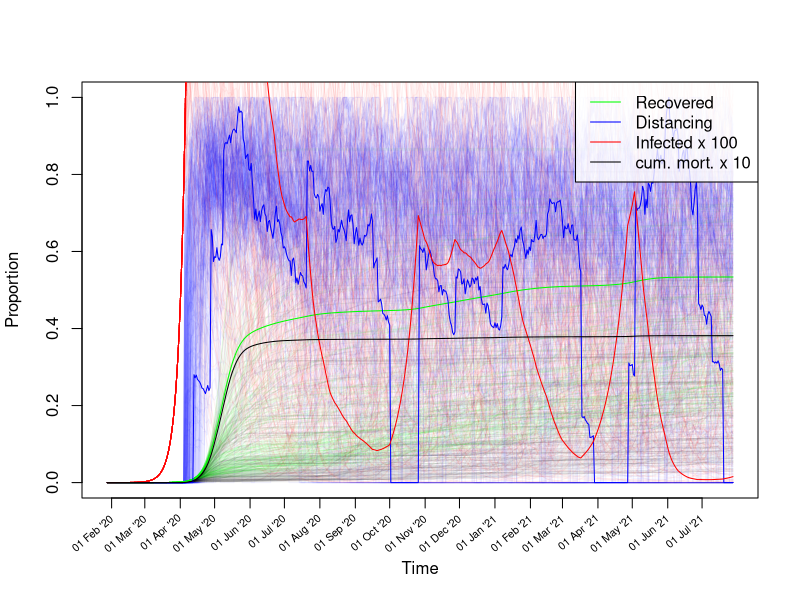
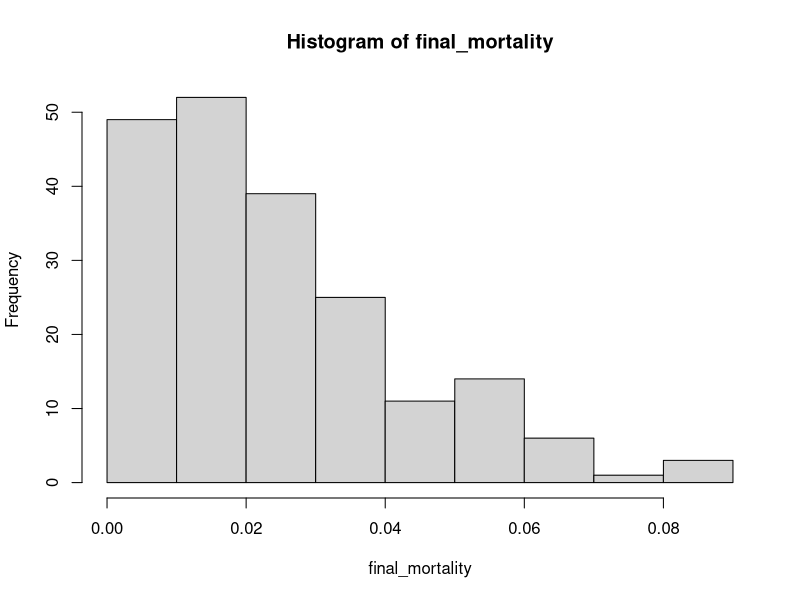
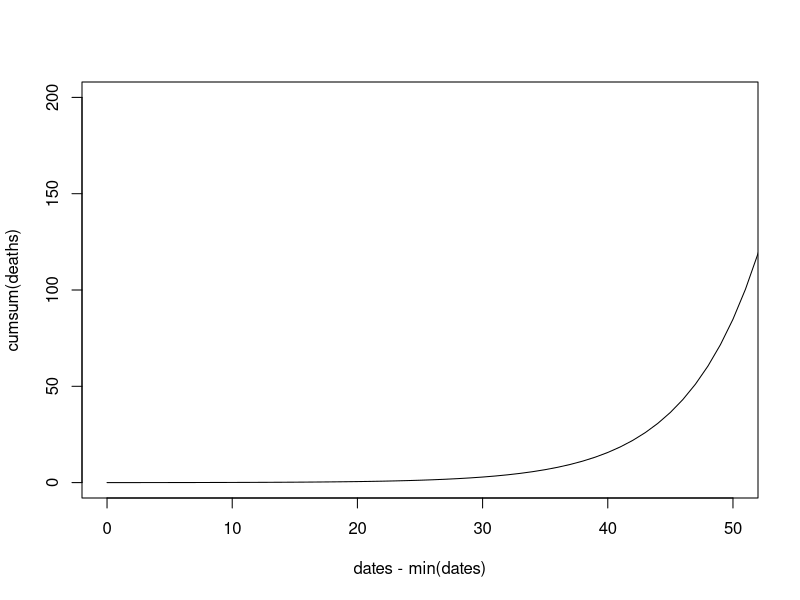

These figures' R source, in order:
## Simulation of management of Covid-19 outbreak in the UK.
library(nleqslv) # for nonlinear solver 'nleqslv'

# Parameters (unit: days) ------------------------------------------------------

## Parameters controlling disease dynamics:
incubation_time <- 5.1 # Period from infection to symptoms from Ferguson et al. 
incubation_time <- incubation_time +1 # fudge to reproduce R0 and generation time 
start_trans_symp <- incubation_time - 0.5 # Period from infection to the start of infectiousness for symptomatic cases Ferguson et al. 
start_trans_asymp <- start_trans_symp # Period from infection to the start of infectiousness for asymptomatic casesFerguson et al. 
prop_symptoms <- 0.2 # Proportion of infected people developing symptoms https://www.thelancet.com/journals/lancet/article/PIIS0140-6736(20)30567-5/fulltext
#prop_symptoms <- 1/3 # Ferguson et al. 
prop_critical <- 0.06 # Proportion of cases becoming critical # https://www.thelancet.com/journals/lancet/article/PIIS0140-6736(20)30567-5/fulltext
mean_generation_time <- 6.5 # Ferguson et al. 
#generation_time_alpha <- 3 # shape parameter of an assumed gamma distribution, https://academic.oup.com/biostatistics/article/12/2/303/280518
generation_time_alpha <- 2 # shape parameter of an assumed gamma distribution, fudge to reproduce r
R0 <- 2.4 # Basic reproductive number for the infection Ferguson et al. 
inf_symp_asymp_ratio <- 2  # ratio of symptomatic to asymptomatic, Ferguson et al.  
UK_population_size <- 66.44e6
pop_size <- UK_population_size

## Parameters controlling mortality:
case_fatality_rate_1 <- 0.009 # case fatality rate when hospitals below capacity
case_fatality_rate_2 <- 0.09 # case fatality rate when hospitals over capacity
hospitalization_rate <- 0.044 # proportion of cases needing hospitalisation
critical_care_rate <- 0.044 * 0.3 # proprtion of cases needing critical care
critical_care_hospital_time <- 10
# number of infected over number of critical care cases at any moment:
hospital_load_factor <- 
  critical_care_rate * critical_care_hospital_time / 
  mean_generation_time # Amount of load on the hospital system
critical_care_beds <- 8175 # uk number of respirators available
## Threshold for proportion infected:
critical_care_beds / (hospital_load_factor * pop_size) 

## Initial linear growth rate of epidemy:
# Formula assuming gamma distribution for generation time
r0 <- (R0^(1/generation_time_alpha)-1) * generation_time_alpha/mean_generation_time;
r0
# doubling time
#exp(r*T_double)==2 -> T_double == log(2)/r
T_double <- log(2)/r0; T_double # consistency check

## Policy and behaviour parameters:
policy_intervention_rate <- 1/6 # see timing of interventions here: https://lab.gedidigital.it/gedi-visual/2020/coronavirus-i-contagi-in-italia/

## For plotting results:
date_matching_cumulative_fatality <- 55
date_matching_cumulative_date <- as.Date("2020-03-16")

# Stages: set up population categories for the different classes of infected and uninfected people 
stages <- c(
  "S", # susceptible
  "Is1", # symptomatic infected no transmission
  "Is2", # symptomatic infected transmission
  "Ia1", # symptomatic asymptomatic no transmission
  "Ia2", # symptomatic asymptomatic transmission
  "R", # recovered or deceased
  c() )
n_stages <- length(stages)

# Infected stages
IStages <- c("Is1", "Is2", "Ia1", "Ia2")

# Infectious (test postive) stages
PStages <- c("Is2", "Ia2")


# Linear dynamics -------------------------------------------------------------

# Later we still need to adjust two parameters, which will be left open for now: 
# Is2_inf: infectiousness of the Is2 stage (which then scales other stages)
# rec_rate: recovery rate of transmitting individuals
# This adjustment is done using the full linear model such as to fit given values for R0 and mean_generation_time.

# Generate the "survival" part of the population matrix

SS_calc <- function(Is2_inf,rec_rate){
  SS <- matrix(0,nrow = n_stages,ncol= n_stages,
               dimnames = list(Next=stages,Current=stages) )
  SS["S","S"] <- 1
  SS["Is2","Is1"] <- 1/start_trans_symp
  SS["Is1","Is1"] <- 1-1/start_trans_symp
  SS["Ia2","Ia1"] <- 1/start_trans_asymp
  SS["Ia1","Ia1"] <- 1-1/start_trans_asymp
  SS["R","Ia2"] <- rec_rate
  SS["Ia2","Ia2"] <- 1-rec_rate
  SS["R","Is2"] <- rec_rate
  SS["Is2","Is2"] <- 1-rec_rate
  SS["R","R"] <- 1
  return(SS)
}

# Density independent factor of the "fertility" (= transmission) matrix
FF0_calc <- function(Is2_inf,rec_rate){
  FF0 <- matrix(0,nrow = n_stages,ncol= n_stages,
                dimnames = list(Next=stages,Current=stages) )
  FF0["Is1","Is2"] <- Is2_inf * prop_symptoms 
  FF0["Ia1","Is2"] <- Is2_inf * (1-prop_symptoms)
  FF0["Is1","Ia2"] <- Is2_inf * prop_symptoms  / inf_symp_asymp_ratio
  FF0["Ia1","Ia2"] <- Is2_inf * (1-prop_symptoms)  / inf_symp_asymp_ratio
  return(FF0)
}

# Calculate the "fertility" (= transmission) part of the population matrix
FF_calc <- function(Is2_inf,rec_rate){
  FF0 <- FF0_calc(Is2_inf,rec_rate)
  return(FF0 * pop_size)
}

## Decide which is the index of the eigenvalue determining linear growth rate:
eigenvalue_index <- function(eig_values){ # input is a list of eigenvalues
  w <- which(abs(eig_values)==eig_values & eig_values != 1)
  return(w[which.max(eig_values[w])])
}

get_mean_generation_time <- function(SS,FF){
  # See page 842 of Bienvenu, F.; Legendre, S. (2015). "A New Approach to the Generation Time in Matrix Population Models" (PDF). The American Naturalist. 185 (6): 834–843. doi:10.1086/681104. PMID 25996867.
  L <- SS+FF
  eig <- eigen(L)
  i <- eigenvalue_index(eig$values)
  w <- eig$vectors[,i]
  t_eig <- eigen(t(L))
  j <- min(which(abs(t_eig$values - eig$values[i])<1e-10))
  v <- t_eig$vectors[,j]
  if(abs(t(v) %*% w)<1e-10) {
    print(c(i,j))
    print(eig$values)
    print(t_eig$values)
    print(w)
    print(v)
    stop("Potential eigenvector index mixup")
  }
  T_gen <- 1 + (t(v) %*% SS %*% w) / (t(v) %*% FF %*% w) 
  return(T_gen)
}

## Calculates both R0 and mean generation time for given SS and FF:
R0_and_Tgen <- function(SS,FF){
  L <- SS + FF
  Tgen <- get_mean_generation_time(SS,FF)
  eig <- eigen(L[IStages,IStages])
  i <- eigenvalue_index(eig$values)
  r <- log(eig$values[i])
  # https://beast.community/estimating_R0
  # https://www.sciencedirect.com/science/article/pii/S1755436518300847
  generation_time_beta <- generation_time_alpha / Tgen
  R0 <- (1+r/generation_time_beta)^generation_time_alpha
  return(c(R0,Tgen))
}

# Calculate the difference between observed values for R0 and values calculated from the survival and transmission matrices
R0_and_Tgen_diff <- function(x){
  as.numeric(
    with(as.list(x),
         R0_and_Tgen(SS_calc(Is2_inf,rec_rate),FF_calc(Is2_inf,rec_rate)) - 
           c(R0,mean_generation_time) ))
}

# Initial values for Is2_inf and rec_rate
initialGuess <- c(Is2_inf=0.1/pop_size,rec_rate=0.01 )
# #Tests
# with(as.list(initialGuess),
#      SS_calc(Is2_inf,rec_rate)+FF_calc(Is2_inf,rec_rate))
# with(as.list(initialGuess),
#      get_mean_generation_time(SS_calc(Is2_inf,rec_rate),FF_calc(Is2_inf,rec_rate)))
# with(as.list(initialGuess),
#      R0_and_Tgen(SS_calc(Is2_inf,rec_rate),FF_calc(Is2_inf,rec_rate)))

# Differences between observed R0 and generation time calculated using the "initial guess" values and the observed values
R0_and_Tgen_diff(initialGuess)

## Generate values of Is2_inf and rec_rate which fit R0 and generation time
fit <- nleqslv(initialGuess,R0_and_Tgen_diff);
fit$message  # should be "Function criterion near zero" or "x-values within tolerance 'xtol'"
fit$x
## double check
with(as.list(fit$x),
     R0_and_Tgen(SS_calc(Is2_inf,rec_rate),FF_calc(Is2_inf,rec_rate)))

## Compute population matrices:
SS <- with(as.list(fit$x),SS_calc(Is2_inf,rec_rate))
FF <- with(as.list(fit$x),FF_calc(Is2_inf,rec_rate))
FF0 <- with(as.list(fit$x),FF0_calc(Is2_inf,rec_rate))
L <- SS + FF


linear_growth_rate <- # linear growth rate r should be around 0.2
  log(eigen(L[IStages,IStages])$values[1]) 
c(r0,linear_growth_rate) ## should be the same

# Non-linear dynamics ----------------------------------------------------------

# Set up matrix for numbers in each state at each timepoint
n_steps <- 365 * 1.5 #How long to simulate for
state <- matrix(0, nrow=n_steps+1, ncol=n_stages) 
colnames(state) <- stages
S_index <- which(stages == "S") # index of S stage
state[1,"Ia1"] <- 10 # Seed with some asymptotic cases
state[1,"S"] <- pop_size - sum(state[1,-S_index]) # Initial number of uninfected individuals
deaths <- rep(NA,n_steps+1) # deaths per step
deaths[1] <- 0

# Function to compute the number of deaths
compute_deaths <- function(state_snippet){
  total_infected <- sum(state_snippet[1,IStages])
  respirator_demand <- hospital_load_factor * total_infected
  with_respirator <- min(critical_care_beds, respirator_demand)
  without_respirator <- respirator_demand - with_respirator
  fatality_rate <-
    (with_respirator * case_fatality_rate_1 + without_respirator * case_fatality_rate_2)/
    respirator_demand
  rec <- state_snippet[2,"R"] - state_snippet[1,"R"]
  deaths <- rec * fatality_rate
  return(deaths)
}

# Simulate without policy interventions ----------------------------------------

for(i in 1:n_steps){
  Lx <- SS + FF0 * state[i,"S"]
  state[i+1,] <- Lx %*% state[i,]
  state[i+1,"S"] <- pop_size - sum(state[i+1,-S_index])
  deaths[i+1] <- compute_deaths(state[c(0,1)+i,])
}
date_matching_i <- sum(cumsum(deaths) <= date_matching_cumulative_fatality)

if(FALSE){ ## this passage is deactivated, used only for testing and model comparisons:
  ## Simulate without policy interventions
  dates <- date_matching_cumulative_date-date_matching_i+seq(0,n_steps)
  plot(dates,rep(0,n_steps+1),type="n",ylim=c(0,1),xlab="Time",ylab="Proportion",xaxt="n")
  selectedDates <- dates[format(dates, "%d")=="01"]
  axis(1, selectedDates, labels = F , cex.axis = .7)
  text(selectedDates, par("usr")[3]-0.05, 
       srt = 40, adj= 1, xpd = TRUE,
       labels = format(selectedDates, "%d %b '%y"), cex=0.65)
  lines(dates,(state[,"R"]-cumsum(deaths))/pop_size,col="black",type="l")
  lines(dates,rowSums(state[,IStages])/pop_size,col="red",type="l")
  lines(dates,cumsum(deaths)/pop_size*1e1,col="brown",type="l")
  legend(x="bottomright",
         legend = c("Recovered","Infected","cum. mortality x 10"),
         col=c("black","red","brown"),lty=1,bg=rgb(1,1,1,alpha = 0.4))
}

# Simulate policy interventions with uncertainty -------------------------------

dfac <- rep(NA,n_steps+1) # social distancing factor, scales infection rate
dfac[1] <- 1 # Value 1 corresponds to no distancing, the initial assumption
growth_rate <- linear_growth_rate # growth_rate is adjusted in simulations to inform policy
n_runs <- 200 # How often to repeat simulation
if(!exists("plotting")) plotting <- TRUE # set to FALSE if plotting takes too much time
other_runs_alpha <- 10/n_runs # Intensity of plotting all but last simulation
final_mortality <- rep(NA,n_runs) # Record total mortality at end of each simulation
final_immunization <- rep(NA,n_runs) # Record total immunication rate at end of each simulation
# Prepare plot of results:
dates <- date_matching_cumulative_date-date_matching_i+seq(0,n_steps)
plot(dates,rep(0,n_steps+1),type="n",ylim=c(0,1),xlab="Time",ylab="Proportion",xaxt="n")
selectedDates <- dates[format(dates, "%d")=="01"]
axis(1, selectedDates, labels = F , cex.axis = .7)
text(selectedDates, par("usr")[3]-0.05, 
     srt = 40, adj= 1, xpd = TRUE,
     labels = format(selectedDates, "%d %b '%y"), cex=0.65)


# run n_runs simulations
for(run in 1:n_runs){
  policy_intervention_times <- c()
  for(i in 1:n_steps){
    dfac[i+1] <- 1-exp(min(0,(log(1-dfac[i])+rnorm(1,-1/(30*6),1/30)))) # decline of compliance
    if(runif(1)< policy_intervention_rate){# adjust policy:
      if(state[i,"Is2"]/pop_size > 0.0005 && growth_rate > 0){ # more measures
        dfac[i+1] <- dfac[i+1] * runif(1,0.2,1) # outcome is uncertain
        policy_intervention_times <-
          append(policy_intervention_times,i)
      }else if(dfac[i+1] < 1 && state[i,"Is2"]/pop_size < 0.0001 && growth_rate <  0.1){ # less measures
        dfac[i+1] <- min(1,dfac[i+1]*runif(1,1,2)) # outcome uncertain
        policy_intervention_times <-
          append(policy_intervention_times,i)
      }
    }
    Lx <- SS + FF0 * state[i,"S"] * dfac[i+1]
    state[i+1,] <- Lx %*% state[i,]
    state[i+1,"S"] <- pop_size - sum(state[i+1,-S_index])
    deaths[i+1] <- compute_deaths(state[c(0,1)+i,])
    growth_rate <- log(sum(state[i+1,PStages])/sum(state[i,PStages]))
  }
  if(plotting || run == n_runs){
    line_alpha <- ifelse(run > n_runs-1,1,other_runs_alpha)*255
    plotcol <- do.call(rgb,as.list(c(col2rgb("green"),alpha=line_alpha,max = 255)))
    lines(dates,(state[,"R"]-cumsum(deaths))/pop_size,col=plotcol,type="l")
    plotcol <- do.call(rgb,as.list(c(col2rgb("blue"),alpha=line_alpha,max = 255)))
    lines(dates,1-dfac,col=plotcol,type="l")
    plotcol <- do.call(rgb,as.list(c(col2rgb("red"),alpha=line_alpha,max = 255)))
    lines(dates,100*rowSums(state[,IStages])/pop_size,col=plotcol,type="l")
    plotcol <- do.call(rgb,as.list(c(col2rgb("black"),alpha=line_alpha,max = 255)))
    lines(dates,cumsum(deaths)/pop_size * 1e1,col=plotcol,type="l")
  }
  final_mortality[run] <- sum(deaths)/pop_size
  final_immunization[run] <- 
    (state[n_steps,"R"]-sum(deaths))/(pop_size-sum(deaths))
}
for(t in policy_intervention_times){
  lines(c(t,t),c(0,1), col="black", lty=3)
}
legend(x="topright",
       legend = c("Recovered","Distancing","Infected x 100","cum. mort. x 10"),
       col=c("green","blue","red","black"),lty=1,bg=rgb(1,1,1,alpha = 0.8))
#plot(final_immunization,final_mortality,pch="+",cex=0.3)
hist(final_mortality)

plot(dates-min(dates),cumsum(deaths),col=plotcol,type="l",xlim=c(0,50),ylim=c(0,200))
